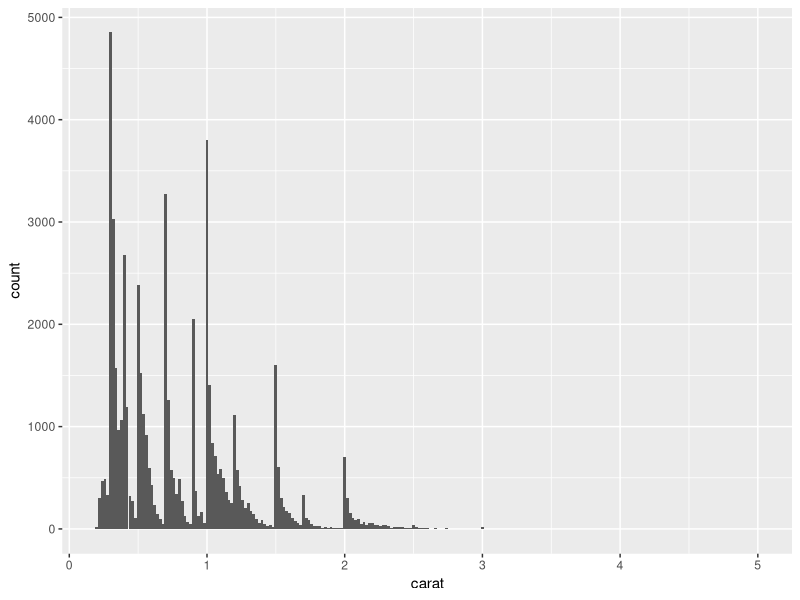
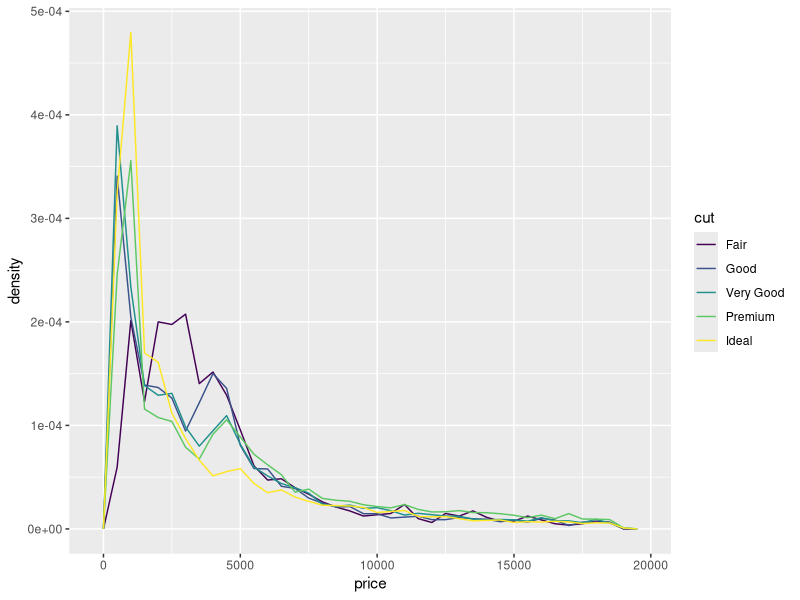

These charts were generated, in order, by the following R code:
## ---- chunk 1
knitr::opts_chunk$set(echo = TRUE)
library(tidyverse)
## ---- chunk 2
ggplot(data = diamonds) +
  geom_histogram(mapping = aes(x = carat), binwidth = 0.02)
## ---- chunk 3
ggplot(data = diamonds, mapping = aes(x = price, y = ..density..)) + 
  geom_freqpoly(mapping = aes(colour = cut), binwidth = 500)
